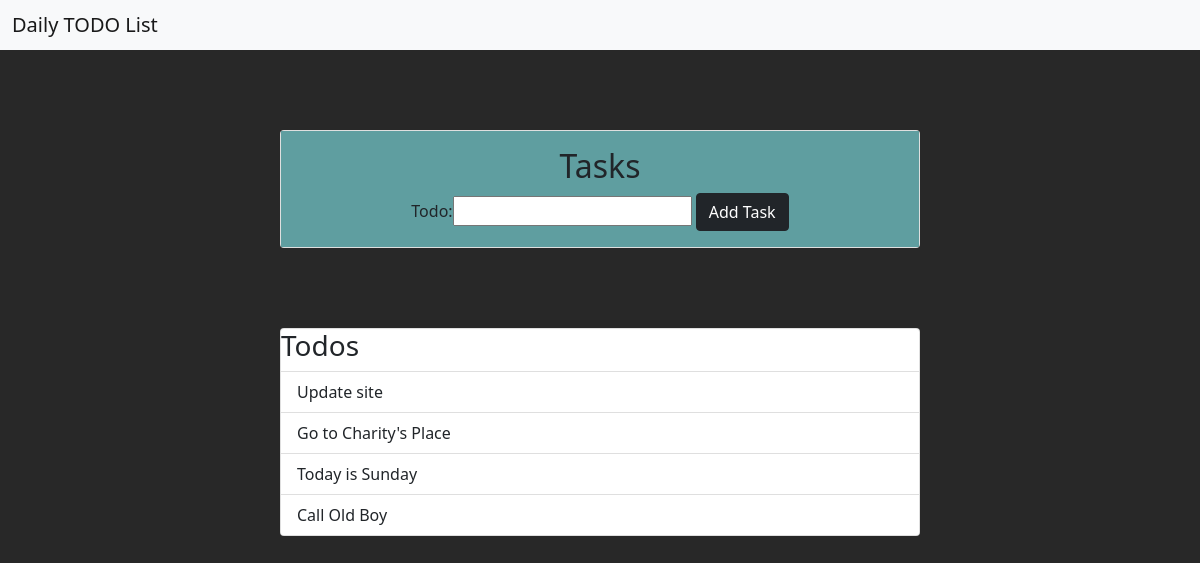
Before: / with the older database file.
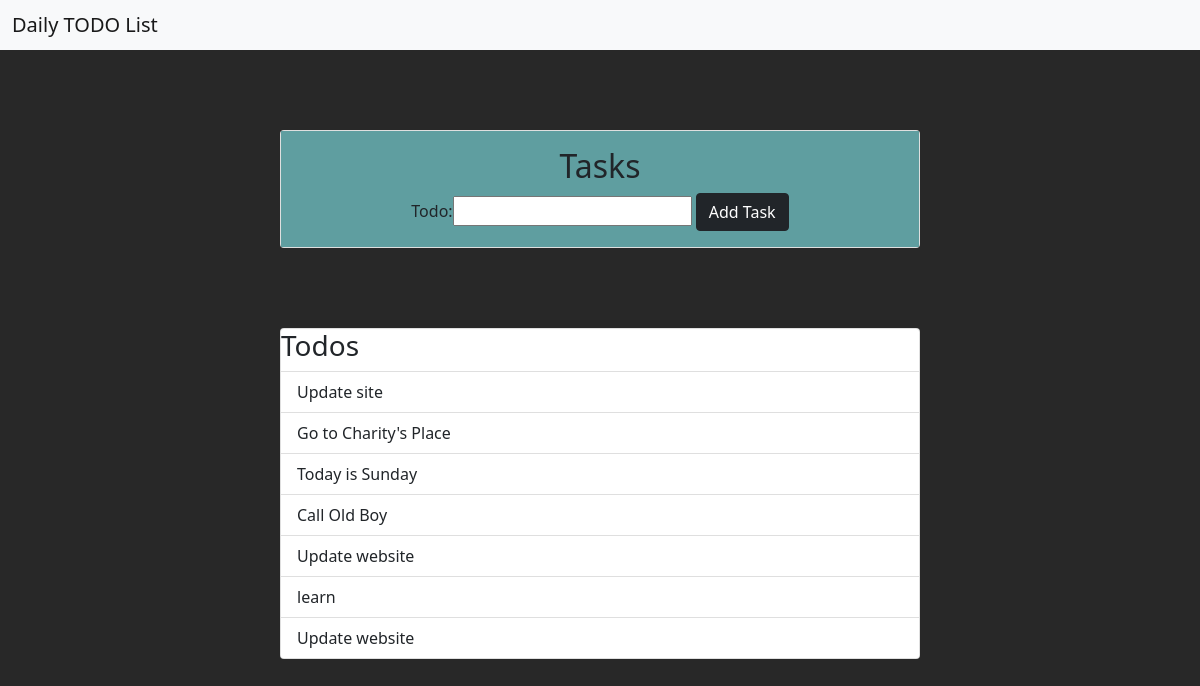
After: the same page with the newer database file.
### todolist/models.py (models this page shows, shortened)
class Todo(models.Model):
    todo_item = models.CharField(max_length=200)

### todolist/views.py (the view)
# urls.py: path('', views.index, name='index'),
def index(request):
    if request.method == 'POST':
        form = TodoForm(request.POST)
        if form.is_valid():
            todo_item = form.cleaned_data['todo']
            todo = Todo(todo_item=todo_item)
            todo.save()
    todo_items = Todo.objects.all()
    context = {'todos': todo_items, 'my_form': TodoForm()}
    return render (request, 'todolist/index.html', context)

### todolist/views.py
class TodoForm(forms.Form):
    todo = forms.CharField()

### todolist/templates/todolist/index.html (shortened to what this page needs)
{% load static %}
<!DOCTYPE html>
<html lang="en">
<head>
    <link href="https://cdn.jsdelivr.net/npm/bootstrap@5.0.0-beta2/dist/css/bootstrap.min.css" rel="stylesheet">
    <link rel="stylesheet" href="{% static 'todolist/styles.css' %}">
</head>
<body>
    <nav class="navbar navbar-light bg-light">
        <div class="container-fluid">
          <span class="navbar-brand mb-0 h1">Daily TODO List</span>
        </div>
    </nav>
    <div class="card add-task">
        <div class="card-body">
            <h2>Tasks</h2>
            <form action="{% url 'index' %}" method="post" id="todo-form">
                {{my_form}}
                <button type="submit" value="Submit" class="btn btn-dark">Add Task</button>
            </form>
        </div>
    </div>
    <div class="card list-task">
        <h3>Todos</h3>
        <ul class="list-group list-group-flush">
            {% for todo in todos %}
            <li class="list-group-item" >{{todo.todo_item}}</li>
            {% empty %}
            <h3>No tasks added yet</h3>
            {% endfor %}
        </ul>
    </div>
</body>
</html>

### todolist/static/todolist/styles.css (style rules this page uses)
body { background-color: #282828; }
.card-body { background-color: cadetblue; }
.add-task { text-align: center; margin: auto; margin-top: 5em; margin-bottom: 5em; width: 40em; }
.list-task { width: 40em; margin: auto; }

Changed rows visible on the page:
added Todo: todo_item "Update website"
added Todo: todo_item "learn"
added Todo: todo_item "Update website"
